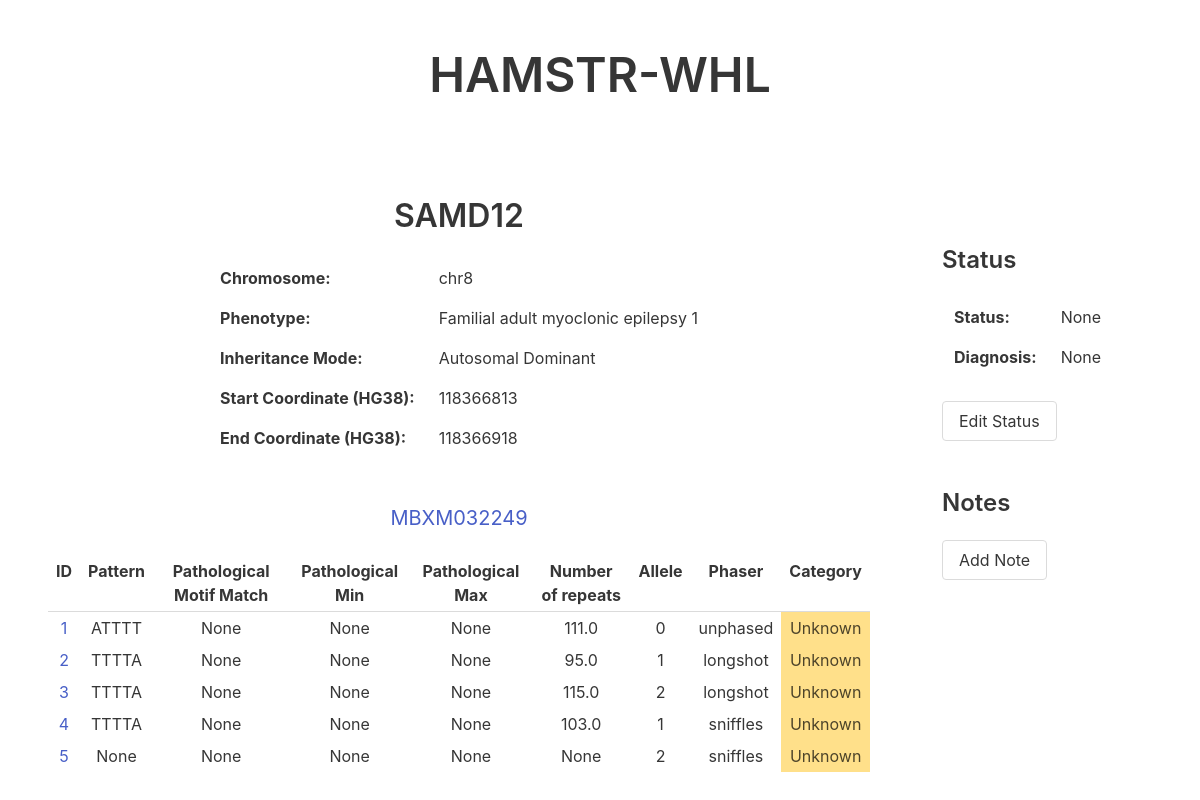
Page /MBXM032249/SAMD12 on the committed database.
### tables this page shows
CREATE TABLE Gene (
  id INTEGER PRIMARY KEY AUTOINCREMENT,
  name VARCHAR(10) UNIQUE NOT NULL,
  chromosome VARCHAR(10) NOT NULL,
  phenotype TEXT,
  inheritanceMode VARCHAR(2) CHECK(inheritanceMode IN ('AD', 'AR', 'XL', 'CMPLX')) NULL DEFAULT NULL,
  startCoordHG38 VARCHAR(12),
  endCoordHG38 VARCHAR(12)
);

CREATE TABLE Sample (
	id INTEGER PRIMARY KEY,
	sample VARCHAR(20)
);

CREATE TABLE Result (
	id INTEGER PRIMARY KEY AUTOINCREMENT,
	sample INTEGER NOT NULL,
	gene INTEGER NOT NULL,
	allele INTEGER,
	phaser INTEGER NOT NULL,
	pattern TEXT,
	motif INTEGER,
	numRepeats REAL,
	match INTEGER,
	score INTEGER,
	category TEXT CHECK(category IN ('Likely Pathogenic', 'Likely Non-Pathogenic', 'Unknown')) NULL DEFAULT NULL,
	sequence TEXT,
	FOREIGN KEY (sample) REFERENCES Sample(id),
	FOREIGN KEY (gene) REFERENCES Gene(id),
	FOREIGN KEY (motif) REFERENCES Motif(id),
	FOREIGN KEY (phaser) REFERENCES Phaser(id)
);

### app.py (the view, shortened to what this page needs)
@app.route("/<sample>/<gene>", methods=["POST","GET"])
def get_gene(sample,gene):
	error = None
	conn = get_db()
	gene_info = get_gene_info(gene, conn)
	if not gene_info:
		error = "No results found for the gene " + gene + " in the database."
		return render_template("gene_page.html", sample=sample, gene=gene, error=error)
	results = get_sample_gene_results(sample, gene, conn)
	if not results:
		error = "No results found for "+sample+" "+gene
		return render_template("gene_page.html", sample=sample, gene=gene, error=error, gene_info=gene_info, results=results)
	status, diagnosis, notes = get_info(conn, sample, gene)
	return render_template("gene_page.html", sample=sample, gene=gene, results=results, error=error, gene_info=gene_info, notes=notes, status=status, diagnosis=diagnosis)

### app.py (called while the page is built)
def get_db():
    db = getattr(g, '_database', None)
    if db is None:
        db = g._database = sqlite3.connect(DATABASE)
    return db

@app.teardown_appcontext
def close_connection(exception):
    db = getattr(g, '_database', None)
    if db is not None:
        db.close()

### data_reader.py (called while the page is built)
def get_sample_id(conn, sample):
	cur = conn.cursor()
	cur.execute("SELECT id FROM Sample WHERE sample LIKE ?;", (sample,))
	id = cur.fetchone()
	if id is not None:
		return id[0]
	return id

def get_gene_id(conn, gene):
	cur = conn.cursor()
	cur.execute("SELECT id FROM Gene WHERE name LIKE ?;", (gene,))
	id = cur.fetchone()
	if id is not None:
		return id[0]
	return id

def get_sample_gene_results(sample, gene, conn):
	sample = get_sample_id(conn, sample)
	if sample is None:
		return None
	cur = conn.cursor()
	cur.execute("SELECT r.id, r.pattern, m.pattern, m.pathMin, m.pathMax, r.numRepeats, r.allele, r.phaser, r.category FROM Result r LEFT JOIN Gene g ON r.gene = g.id LEFT JOIN Motif m ON r.motif = m.id WHERE r.sample LIKE ? AND g.name LIKE ?", (sample, gene,))
	results = cur.fetchall()
	return results

def get_gene_info(gene, conn):
	cur = conn.cursor()
	cur.execute("SELECT g.name, g.chromosome, g.phenotype, g.inheritanceMode, g.startCoordHG38, g.endCoordHG38 FROM Gene g WHERE g.name LIKE ?", (gene,))
	gene_info = cur.fetchone()
	return gene_info

def get_info(conn, sample, gene):
	sample_id = get_sample_id(conn, sample)
	if sample_id is None:
		return None
	gene_id = get_gene_id(conn, gene)
	if gene_id is None:
		return None
	cur = conn.cursor()
	cur.execute("SELECT id, note FROM Note WHERE gene LIKE ? AND sample LIKE ?", (gene_id, sample_id,))
	notes = cur.fetchall()
	cur.execute("SELECT status, diagnosis FROM Status WHERE gene LIKE ? AND sample LIKE ?", (gene_id, sample_id,))
	info = cur.fetchone()
	status = None
	diagnosis = None
	if info is not None:
		status = info[0]
		diagnosis = info[1]
	return status, diagnosis, notes

### templates/gene_page.html (shortened to what this page needs)
<!DOCTYPE html>
<html lang="en" dir="ltr">
    <head>
        <link rel="stylesheet" href="https://cdn.jsdelivr.net/npm/bulma@0.9.1/css/bulma.css">
    </head>
    <body>
      <section class="section has-text-centered">
        <a href="/"><h1 class="title is-1">HAMSTR-WHL</h1></a>
      </section>
      <section class="section has-text-centered">
				{% if error %}
					<h1 class="subtitle" style="color:hsl(348, 100%, 61%)">{{error}}</h1>
					<a href="/sample/{{sample}}"><button class="button">Return to Sample page {{sample}}</button></a>
				{% elif gene_info %}
					<div class="columns">
						<div class="column is-three-quarters">
							<h1 class="title">{{gene_info[0]}}</h1>
							<div class="table-container">
								<table class="table has-text-left center">
									<tr><td><b>Chromosome: </b></td><td>{{gene_info[1]}}</td>
									<tr><td><b>Phenotype: </b></td><td>{{gene_info[2]}}</td>
									<tr><td><b>Inheritance Mode: </b></td>
									{% if gene_info[3] == "AD"%}
											<td>Autosomal Dominant</td>
									{% elif gene_info[3] == "AR" %}
											<td>Autosomal Recessive</td>
									{% elif gene_info[3] == "XL" %}
											<td>X-Linked</td>
									{% elif gene_info[3] == "XL" %}
											<td>X-Linked</td>
									{% else %}
											<td>{{gene_info[3]}}</td>
									{% endif %}
									</tr>
									<tr><td><b>Start Coordinate (HG38): </b></td><td>{{gene_info[4]}}</td><tr>
									<tr><td><b>End Coordinate (HG38): </b></td><td>{{gene_info[5]}}</td><tr>
								</table>
							</div>
							{% if results %}
									<br>
									<a href="/sample/{{sample}}"><h1 class="subtitle has-text-link">{{sample}}</h1></a><br>
									<div class="table-container">
										<table class="table is-hoverable is-narrow center">
										<tr>
												<th>ID</th>
												<th>Pattern</th>
												<th>Pathological Motif Match</th>
												<th>Pathological Min</th>
												<th>Pathological Max</th>
												<th>Number of repeats</th>
												<th>Allele</th>
												<th>Phaser</th>
												<th>Category</th>
										</tr>
										{% for result in results %}
											<tr>
												<td><a href="/result/{{result[0]}}">{{result[0]}}</a></td>
												<td>{{result[1]}}</td>
												<td>{{result[2]}}</td>
												<td>{{result[3]}}</td>
												<td>{{result[4]}}</td>
												<td>{{result[5]}}</td>
												<td>{{result[6]}}</td>
												<td>{{result[7]}}</td>
												{% if result[8] == 'Likely Pathogenic' %}
													<td class="is-danger">{{result[8]}}</td>
												{% elif result[8] == 'Unknown' %}
													<td class="is-warning">{{result[8]}}</td>
												{% elif result[8] == 'Likely Non-Pathogenic' %}
													<td class="is-success">{{result[8]}}</td>
												{% else %}
													<td></td>
												{% endif %}
											</tr>
										{% endfor %}
									</table>
								</div>
							{% endif %}
						</div>
						<div class="column is-one-quarter">
							<section class="section has-text-left">
								<h1 class="title is-4">Status</h1>
								<table class="table has-text-left is-size-6">
									<tr><td><b>Status: </b></td><td>{{status}}</td>
									<tr><td><b>Diagnosis: </b></td><td>{{diagnosis}}</td>
								</table>
								<button class="button" onclick="toggle_edit()" id="edit_toggle">Edit Status</button>
								<br><br>
								<br>
								<h1 class="title is-4">Notes</h1>
								<button class="button" onclick="toggle_note()" id="note_toggle">Add Note</button>
								<br><br>
							</section>
						{% endif %}
					</div>
				</div>
			</section>
		</body>

### templates/gene_page.html (style rules this page uses)
table.center { margin-left: auto; margin-right: auto; }
.table td { border: none; }

### rows in the picture
Gene: name "SAMD12", chromosome "chr8", phenotype "Familial adult myoclonic epilepsy 1", startCoordHG38 "118366813", endCoordHG38 "118366918"
Sample: sample "MBXM032249"
Result: id "1", pattern "ATTTT", result "None", numRepeats "111.0", allele "0", phaser "unphased", category "Unknown"
Result: id "2", pattern "TTTTA", result "None", numRepeats "95.0", allele "1", phaser "longshot", category "Unknown"
Result: id "3", pattern "TTTTA", result "None", numRepeats "115.0", allele "2", phaser "longshot", category "Unknown"
Result: id "4", pattern "TTTTA", result "None", numRepeats "103.0", allele "1", phaser "sniffles", category "Unknown"
Result: id "5", result "None", allele "2", phaser "sniffles", category "Unknown"

### other values in the picture
{{ status }} "None"
{{ diagnosis }} "None"
